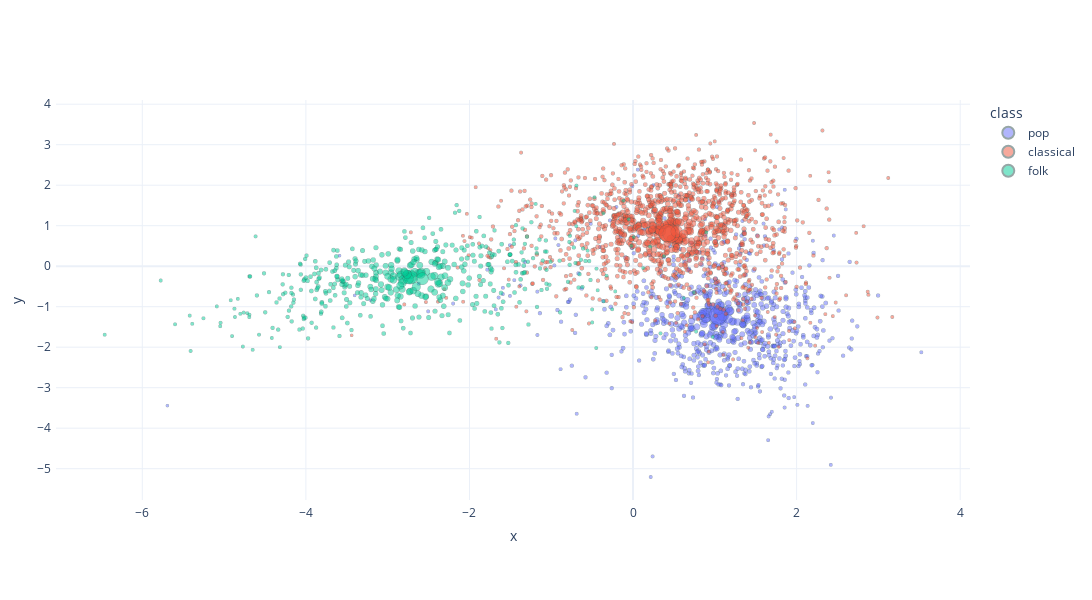

This figure's notebook cell:
### Code cell
## Plot a scatter chart with plotly; Make the marker stylized and 
import plotly.express as px
fig = px.scatter(df, x='x', y='y', color='class', hover_data=['class'], size='dist', opacity=0.5)
## Make a square shaped plot
fig.update_layout(
    template='plotly_white',
    autosize=False,
    width=1200,
    height=600,
    margin=dict(
        l=50,
        r=50,
        b=100,
        t=100,
        pad=4
    ),
    # paper_bgcolor="LightSteelBlue",
)
fig.update_traces(marker=dict(line=dict(width=0.5,
                                            color='DarkSlateGrey')),
                    selector=dict(mode='markers'))


fig.show()

### Figure 1 — Plotly figure (JSON) as saved in the notebook; plotly's stock layout.template omitted (floating-point values rounded to 4 significant figures; data arrays with more than 128 entries replaced by an {"elided": "..."} marker saying what was removed)
{"data": [{"customdata": {"elided": "653x1 str values"}, "hovertemplate": "class=%{customdata[0]}<br>x=%{x}<br>y=%{y}<br>dist=%{marker.size}<extra></extra>", "legendgroup": "pop", "marker": {"color": "#636efa", "line": {"color": "DarkSlateGrey", "width": 0.5}, "opacity": 0.5, "size": {"elided": "653 float values"}, "sizemode": "area", "sizeref": 0.09341, "symbol": "circle"}, "mode": "markers", "name": "pop", "showlegend": true, "type": "scattergl", "x": {"elided": "653 float values"}, "xaxis": "x", "y": {"elided": "653 float values"}, "yaxis": "y"}, {"customdata": {"elided": "1154x1 str values"}, "hovertemplate": "class=%{customdata[0]}<br>x=%{x}<br>y=%{y}<br>dist=%{marker.size}<extra></extra>", "legendgroup": "classical", "marker": {"color": "#EF553B", "line": {"color": "DarkSlateGrey", "width": 0.5}, "opacity": 0.5, "size": {"elided": "1154 float values"}, "sizemode": "area", "sizeref": 0.09341, "symbol": "circle"}, "mode": "markers", "name": "classical", "showlegend": true, "type": "scattergl", "x": {"elided": "1154 float values"}, "xaxis": "x", "y": {"elided": "1154 float values"}, "yaxis": "y"}, {"customdata": {"elided": "448x1 str values"}, "hovertemplate": "class=%{customdata[0]}<br>x=%{x}<br>y=%{y}<br>dist=%{marker.size}<extra></extra>", "legendgroup": "folk", "marker": {"color": "#00cc96", "line": {"color": "DarkSlateGrey", "width": 0.5}, "opacity": 0.5, "size": {"elided": "448 float values"}, "sizemode": "area", "sizeref": 0.09341, "symbol": "circle"}, "mode": "markers", "name": "folk", "showlegend": true, "type": "scattergl", "x": {"elided": "448 float values"}, "xaxis": "x", "y": {"elided": "448 float values"}, "yaxis": "y"}], "layout": {"autosize": false, "height": 600, "legend": {"itemsizing": "constant", "title": {"text": "class"}, "tracegroupgap": 0}, "margin": {"b": 100, "l": 50, "pad": 4, "r": 50, "t": 100}, "width": 1200, "xaxis": {"anchor": "y", "domain": [0, 1], "title": {"text": "x"}}, "yaxis": {"anchor": "x", "domain": [0, 1], "title": {"text": "y"}}}}
